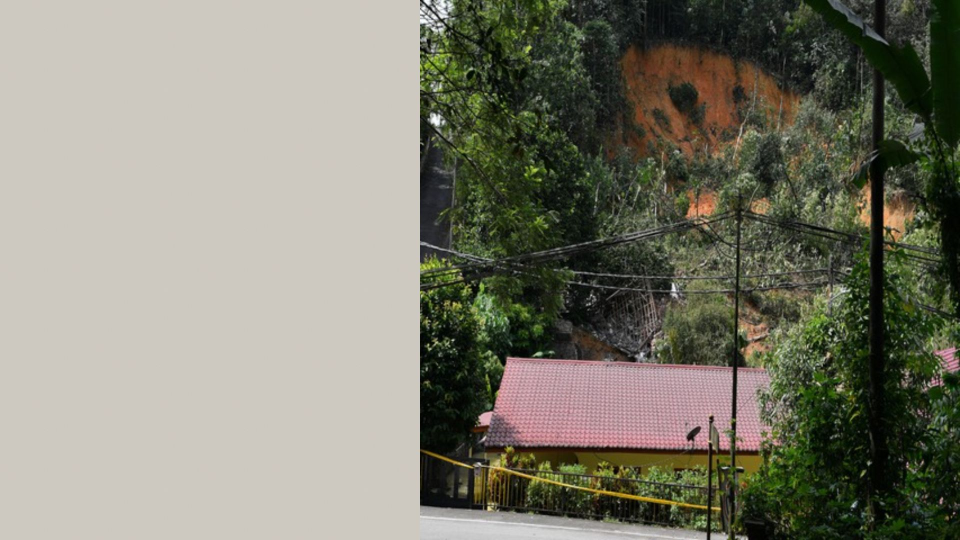
#> input picture video/.thumbnails/v5_eb2161bd69de0477_4d6d625e2dec3eef_jpeg_source_index.html_1920x1080_1920x1080_1794520139418_0.00.jpg, 1920 x 1080 px (shown at 1/2 size); its folder holds only this picture in this run
$ python -i privacidade.py   (imports and definitions only)
#> lines starting #> are read from the running program, lines starting #| are printed output that depends on the picture
#> further down, picture is the input picture: shape (1080, 1920, 3); mean B, G, R 112.8, 127, 128
"""LGPD na Visão: a foto do morador nunca é salva como chegou.

Antes de qualquer outra etapa:
  1. a imagem é redecodificada a partir dos pixels, o que descarta EXIF (GPS, modelo do celular, data);
  2. rostos detectados são pixelizados com o YuNet (detector DNN do OpenCV Zoo, 230 KB, MIT,
     roda offline em CPU). Se o arquivo ONNX faltar, cai para o Haar cascade do OpenCV;
  3. só o setor de risco informado pelo morador acompanha a imagem.

Por que YuNet e não Haar (medido em 422 fotos de val/teste sem pessoas + 2 fotos com pessoas):
  Haar (minNeighbors=6): 66 fotos com "rosto" falso borrado (16%), 2 de 4 rostos reais achados
  YuNet (score 0.8):      0 fotos com rosto falso,                 4 de 4 rostos reais achados
Um falso rosto borrado pode apagar justamente a rachadura que o modelo precisa ver.

Limitação documentada: placas de veículo não são detectadas por este módulo
(não há detector aberto e embarcado no OpenCV). O próximo passo é um detector de placas
treinado ou o desfoque manual pelo agente antes de arquivar a evidência.
"""
from __future__ import annotations

import io
from dataclasses import dataclass
from pathlib import Path

import cv2
import numpy as np
from PIL import Image, ImageOps

YUNET = Path(__file__).resolve().parents[2] / "models" / "face_detection_yunet_2023mar.onnx"
_CASCADE = None
_YUNET = None


def _cascade() -> cv2.CascadeClassifier:
    global _CASCADE
    if _CASCADE is None:
        caminho = cv2.data.haarcascades + "haarcascade_frontalface_default.xml"
        _CASCADE = cv2.CascadeClassifier(caminho)
    return _CASCADE


def _yunet():
    global _YUNET
    if _YUNET is None and YUNET.exists():
        _YUNET = cv2.FaceDetectorYN.create(str(YUNET), "", (320, 320), 0.8, 0.3, 50)
    return _YUNET


def detector_de_rosto() -> str:
    return "yunet" if _yunet() is not None else "haar"


def _achar_rostos(pequena: np.ndarray) -> list[tuple[int, int, int, int]]:
    yn = _yunet()
    if yn is not None:
        yn.setInputSize((pequena.shape[1], pequena.shape[0]))
        _, r = yn.detect(pequena)
        return [] if r is None else [tuple(int(v) for v in f[:4]) for f in r]
    cinza = cv2.equalizeHist(cv2.cvtColor(pequena, cv2.COLOR_BGR2GRAY))
    lado_min = max(20, min(pequena.shape[:2]) // 25)
    return [tuple(map(int, f)) for f in _cascade().detectMultiScale(cinza, scaleFactor=1.1, minNeighbors=6, minSize=(lado_min, lado_min))]


@dataclass
class ResultadoPrivacidade:
    imagem_bgr: np.ndarray
    exif_removido: bool
    tinha_gps: bool
    rostos_borrados: int


def carregar_sem_exif(conteudo: bytes) -> tuple[np.ndarray, bool, bool]:
    """Decodifica bytes de imagem, aplica a orientação do EXIF e descarta todos os metadados.

    Retorna (imagem BGR, exif_existia, gps_existia).
    """
    with Image.open(io.BytesIO(conteudo)) as img:
        exif = img.getexif()
        tinha_exif = len(exif) > 0
        tinha_gps = 0x8825 in exif  # tag GPSInfo
        img = ImageOps.exif_transpose(img)  # mantém a foto "em pé" antes de jogar o EXIF fora
        rgb = img.convert("RGB")
        # Copiar só os pixels: o novo array não carrega nenhum metadado.
        arr = np.asarray(rgb, dtype=np.uint8).copy()
    return cv2.cvtColor(arr, cv2.COLOR_RGB2BGR), tinha_exif, tinha_gps


def borrar_rostos(imagem_bgr: np.ndarray) -> tuple[np.ndarray, int]:
    """Borra rostos frontais. Devolve uma cópia e a quantidade de rostos borrados."""
    saida = imagem_bgr.copy()
    # Detecta numa cópia reduzida (lado maior 640 px): rápido e ainda acha rostos pequenos
    esc = min(1.0, 640 / max(saida.shape[:2]))
#> esc = 0.333
    pequena = cv2.resize(saida, None, fx=esc, fy=esc, interpolation=cv2.INTER_AREA) if esc < 1 else saida
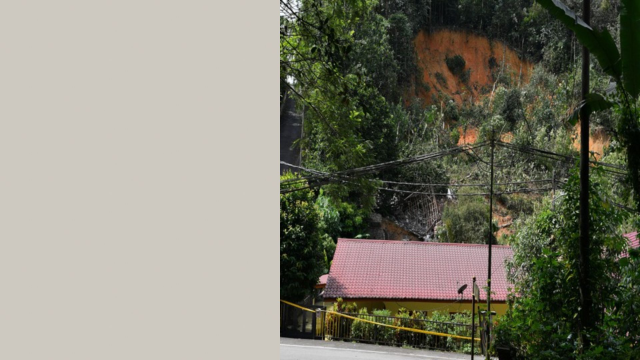
#> pequena: shape (360, 640, 3); mean B, G, R 112.8, 127, 128
    rostos = [(int(x / esc), int(y / esc), int(w / esc), int(h / esc)) for (x, y, w, h) in _achar_rostos(pequena)]
#> in _achar_rostos, `cinza = cv2.equalizeHist(cv2.cvtColor(pequena, cv2.COLOR_BGR2GRAY))`:
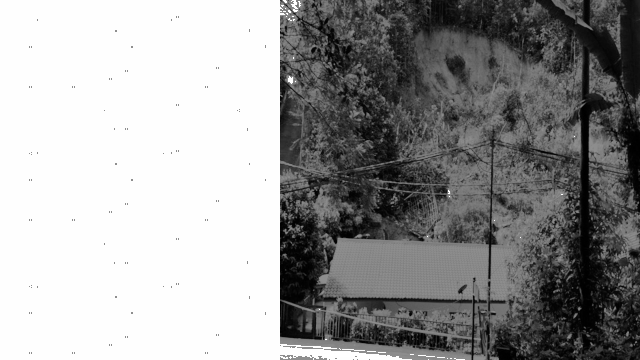
#> cinza: shape (360, 640); min 0, max 255, mean 152.3
#> rostos = []
    for (x, y, w, h) in rostos:
        # margem de 15% para cobrir cabelo/queixo
        mx, my = int(w * 0.15), int(h * 0.15)
        x0, y0 = max(0, x - mx), max(0, y - my)
        x1, y1 = min(saida.shape[1], x + w + mx), min(saida.shape[0], y + h + my)
        regiao = saida[y0:y1, x0:x1]
        rh, rw = regiao.shape[:2]
        # Pixeliza (8x8 blocos) e suaviza: irreversível e barato mesmo em rostos grandes
        mini = cv2.resize(regiao, (max(1, rw // max(1, rw // 8)), max(1, rh // max(1, rh // 8))), interpolation=cv2.INTER_AREA)
        saida[y0:y1, x0:x1] = cv2.blur(cv2.resize(mini, (rw, rh), interpolation=cv2.INTER_LINEAR), (5, 5))
#> this loop made 0 passes
    return saida, len(rostos)


def anonimizar(conteudo: bytes) -> ResultadoPrivacidade:
    """Pipeline completo de LGPD aplicado a uma foto recebida."""
    img, tinha_exif, tinha_gps = carregar_sem_exif(conteudo)
    img, n = borrar_rostos(img)
    return ResultadoPrivacidade(
        imagem_bgr=img, exif_removido=tinha_exif, tinha_gps=tinha_gps, rostos_borrados=n
    )


def codificar_jpeg(imagem_bgr: np.ndarray, qualidade: int = 85) -> bytes:
    """JPEG sem metadados (cv2.imencode não grava EXIF)."""
    ok, buf = cv2.imencode(".jpg", imagem_bgr, [cv2.IMWRITE_JPEG_QUALITY, qualidade])
    if not ok:
        raise ValueError("falha ao codificar JPEG")
    return buf.tobytes()

>>> import cv2
>>> picture = cv2.imread('../../video/.thumbnails/v5_eb2161bd69de0477_4d6d625e2dec3eef_jpeg_source_index.html_1920x1080_1920x1080_1794520139418_0.00.jpg')
>>> result = borrar_rostos(picture)
